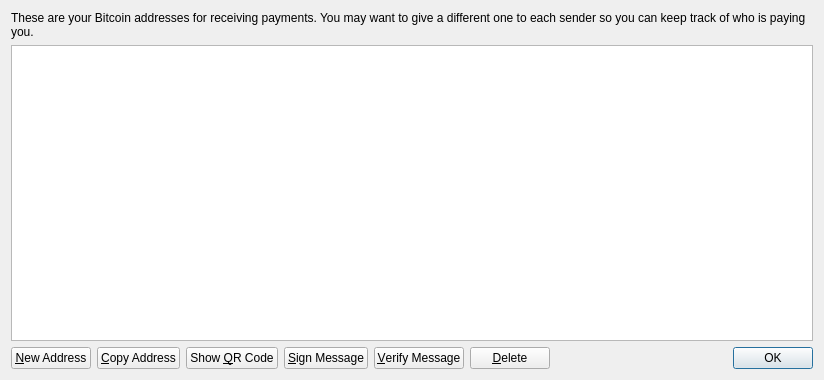
<?xml version="1.0" encoding="UTF-8"?>
<ui version="4.0">
 <class>AddressBookPage</class>
 <widget class="QWidget" name="AddressBookPage">
  <property name="geometry">
   <rect>
    <x>0</x>
    <y>0</y>
    <width>824</width>
    <height>380</height>
   </rect>
  </property>
  <property name="windowTitle">
   <string>Address Book</string>
  </property>
  <layout class="QVBoxLayout" name="verticalLayout">
   <item>
    <widget class="QLabel" name="labelExplanation">
     <property name="text">
      <string>These are your Bitcoin addresses for receiving payments. You may want to give a different one to each sender so you can keep track of who is paying you.</string>
     </property>
     <property name="textFormat">
      <enum>Qt::PlainText</enum>
     </property>
     <property name="wordWrap">
      <bool>true</bool>
     </property>
    </widget>
   </item>
   <item>
    <widget class="QTableView" name="tableView">
     <property name="contextMenuPolicy">
      <enum>Qt::CustomContextMenu</enum>
     </property>
     <property name="toolTip">
      <string>Double-click to edit address or label</string>
     </property>
     <property name="tabKeyNavigation">
      <bool>false</bool>
     </property>
     <property name="alternatingRowColors">
      <bool>true</bool>
     </property>
     <property name="selectionMode">
      <enum>QAbstractItemView::SingleSelection</enum>
     </property>
     <property name="selectionBehavior">
      <enum>QAbstractItemView::SelectRows</enum>
     </property>
     <property name="sortingEnabled">
      <bool>true</bool>
     </property>
     <attribute name="verticalHeaderVisible">
      <bool>false</bool>
     </attribute>
    </widget>
   </item>
   <item>
    <layout class="QHBoxLayout" name="horizontalLayout">
     <item>
      <widget class="QPushButton" name="newAddressButton">
       <property name="toolTip">
        <string>Create a new address</string>
       </property>
       <property name="text">
        <string>&amp;New Address</string>
       </property>
       <property name="icon">
        <iconset resource="../bitcoin.qrc">
         <normaloff>:/icons/add</normaloff>:/icons/add</iconset>
       </property>
      </widget>
     </item>
     <item>
      <widget class="QPushButton" name="copyToClipboard">
       <property name="toolTip">
        <string>Copy the currently selected address to the system clipboard</string>
       </property>
       <property name="text">
        <string>&amp;Copy Address</string>
       </property>
       <property name="icon">
        <iconset resource="../bitcoin.qrc">
         <normaloff>:/icons/editcopy</normaloff>:/icons/editcopy</iconset>
       </property>
      </widget>
     </item>
     <item>
      <widget class="QPushButton" name="showQRCode">
       <property name="text">
        <string>Show &amp;QR Code</string>
       </property>
       <property name="icon">
        <iconset resource="../bitcoin.qrc">
         <normaloff>:/icons/qrcode</normaloff>:/icons/qrcode</iconset>
       </property>
      </widget>
     </item>
     <item>
      <widget class="QPushButton" name="signMessage">
       <property name="toolTip">
        <string>Sign a message to prove you own a Bitcoin address</string>
       </property>
       <property name="text">
        <string>&amp;Sign Message</string>
       </property>
       <property name="icon">
        <iconset resource="../bitcoin.qrc">
         <normaloff>:/icons/edit</normaloff>:/icons/edit</iconset>
       </property>
      </widget>
     </item>
     <item>
      <widget class="QPushButton" name="verifyMessage">
       <property name="toolTip">
        <string>Verify a message to ensure it was signed with a specified Bitcoin address</string>
       </property>
       <property name="text">
        <string>&amp;Verify Message</string>
       </property>
       <property name="icon">
        <iconset resource="../bitcoin.qrc">
         <normaloff>:/icons/transaction_0</normaloff>:/icons/transaction_0</iconset>
       </property>
      </widget>
     </item>
     <item>
      <widget class="QPushButton" name="deleteButton">
       <property name="toolTip">
        <string>Delete the currently selected address from the list. Only sending addresses can be deleted.</string>
       </property>
       <property name="text">
        <string>&amp;Delete</string>
       </property>
       <property name="icon">
        <iconset resource="../bitcoin.qrc">
         <normaloff>:/icons/remove</normaloff>:/icons/remove</iconset>
       </property>
      </widget>
     </item>
     <item>
      <spacer name="horizontalSpacer">
       <property name="orientation">
        <enum>Qt::Horizontal</enum>
       </property>
       <property name="sizeHint" stdset="0">
        <size>
         <width>40</width>
         <height>20</height>
        </size>
       </property>
      </spacer>
     </item>
     <item>
      <widget class="QDialogButtonBox" name="buttonBox">
       <property name="sizePolicy">
        <sizepolicy hsizetype="Maximum" vsizetype="Fixed">
         <horstretch>0</horstretch>
         <verstretch>0</verstretch>
        </sizepolicy>
       </property>
       <property name="standardButtons">
        <set>QDialogButtonBox::Ok</set>
       </property>
      </widget>
     </item>
    </layout>
   </item>
  </layout>
 </widget>
 <resources>
  <include location="../bitcoin.qrc"/>
 </resources>
 <connections/>
</ui>
